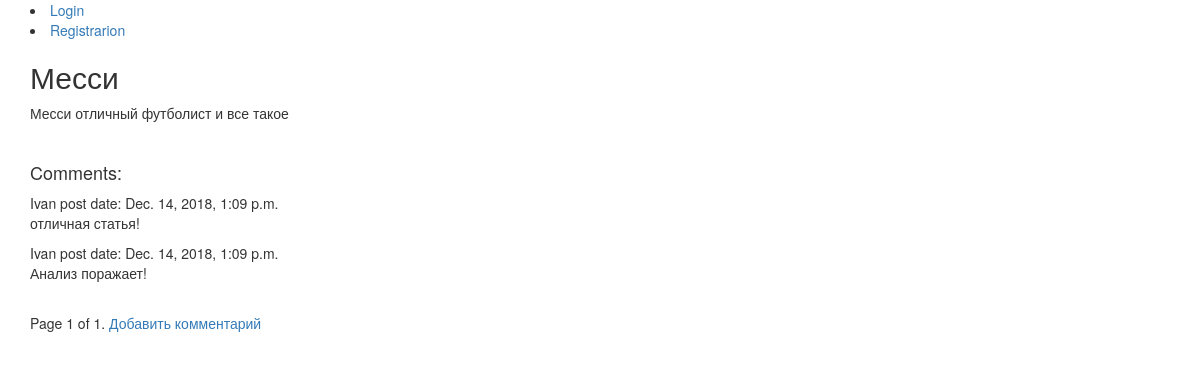
Page /blog/posts/1/ on the committed database.
### blog/models.py (models this page shows, shortened)
class Post(models.Model):
    user_id = models.ForeignKey(User, on_delete=models.PROTECT)
    blog_id = models.ForeignKey(Blogg, on_delete=models.PROTECT)
    headline = models.CharField('headline', max_length=60)
    text = models.TextField('text', max_length=600)
    pub_date = models.DateTimeField('pub date', auto_now_add=True)
    views = models.IntegerField('views', default = 0)
    hidden = models.BooleanField('hidden', default=False)

class Comment(models.Model):
    comment_text = models.TextField('comment', max_length=200)
    user_id = models.ForeignKey(User, on_delete=models.PROTECT)
    post_id = models.ForeignKey(Post, on_delete=models.PROTECT)
    pub_date = models.DateTimeField('pub date', auto_now_add=True)

### blog/views.py (the view)
# urls.py: path('posts/<int:pk>/',views.PostView.as_view(), name='post'),
class PostView(DetailView):
    model = Post
    template_name = 'blog/post.html'
    context_object_name = 'post'
    paginate_by = 3
    def comment_list(self):
        comments = self.object.comment_set.all().order_by('pub_date')
        paginator = Paginator(comments, 10)
        page = self.request.GET.get('page')
        return paginator.get_page(page)
    def get_context_data(self, **kwargs):
        context = super().get_context_data(**kwargs)
        pk = self.kwargs['pk']
        post_obj = Post.objects.get(id = pk)
        post_obj.views += 1
        post_obj.save()
        context['comments'] = self.comment_list
        context['post_edit_url'] = '/blog/posts/{}/post_edit'.format(Post.objects.get(id = pk).id)
        return context

### blog/templates/blog/post.html (shortened to what this page needs)
{% extends 'blog/base.html' %}
{% block content%}
<div class = "login">
{% if user.is_authenticated %}
     <li>User: {{ user.get_username }}</li>
     <li><a href="{% url 'blog:logout'%}?next={{request.path}}">Logout</a></li>
   {% else %}
     <li><a href="{% url 'blog:login'%}?next={{request.path}}">Login</a></li>
     <li><a href="{% url 'blog:registration' %}">Registrarion</a></li>
   {% endif %}
</div>
<h2>{{post.headline}}</h2>
<p>{{post.text}}</p>
<br>
<h4>Comments:</h4>
{% for comment in comments %}
    <span>{{comment.user_id}}</span>
    <span>post date: {{comment.pub_date}}</span>
    <p class = 'comment'>{{comment.comment_text}}</p>
{% endfor %}
<div class="pagination">
    <span class="step-links">
        <span class="current">
            Page {{ comments.number }} of {{ comments.paginator.num_pages }}.
        </span>
    </span>
</div>
<a href="{% url 'blog:comment_add' post.pk%}">Добавить комментарий</a>
{% endblock %}

### blog/templates/blog/base.html (shortened to what this page needs)
<head>
	<link rel="stylesheet" href="https://maxcdn.bootstrapcdn.com/bootstrap/3.3.7/css/bootstrap.min.css">
</head>
<body>
	<div class="container theme-showcase" role="main">
		{% block content %}
		{% endblock %}
	</div>
</body>

### rows in the picture
Post: headline "Месси", text "Месси отличный футболист и все такое", number "1", paginator.num_pages "1"
Comment: user_id "Ivan", pub_date "Dec. 14, 2018, 1:09 p.m.", comment_text "отличная статья!"
Comment: user_id "Ivan", pub_date "Dec. 14, 2018, 1:09 p.m.", comment_text "Анализ поражает!"
